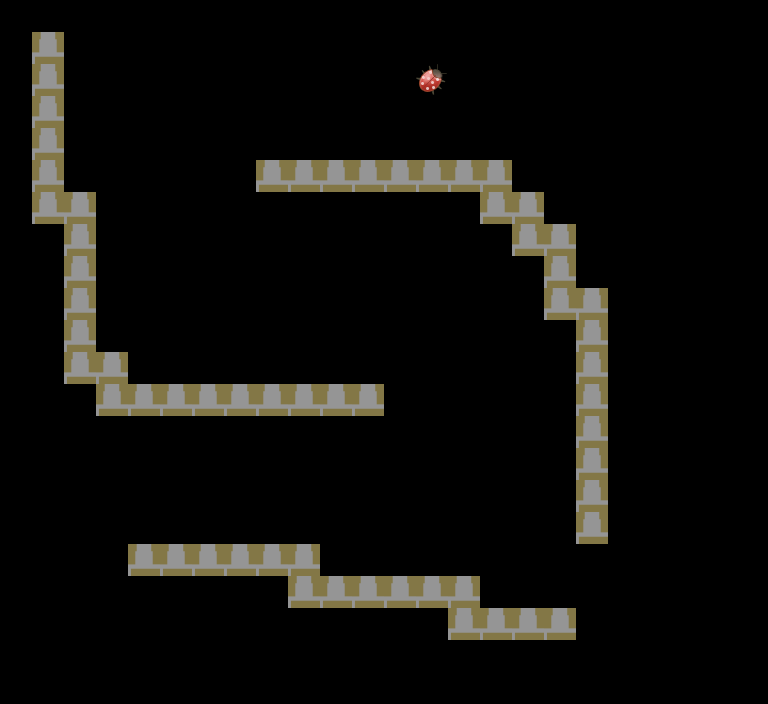

Rendered tile map (Tiled .tmx) drawn with the repository's tilesets; below, a short description and the map source with its tile grids summarised:
An orthogonal 24x22 tile map with 32x32 px tiles, 3 tile layers (wall, food, grass), 2 tilesets and 2 objects (player, enemy).

<map version="1.0" orientation="orthogonal" renderorder="right-down" width="24" height="22" tilewidth="32" tileheight="32" nextobjectid="26">
 <properties>
  <property name="bug" value="3" />
  <property name="flower" value="2" />
  <property name="kill" value="1" />
  <property name="score" value="111,622,1233" />
  <property name="speed" value="25" />
 </properties>
 <tileset firstgid="1" name="foods" tilewidth="32" tileheight="32" tilecount="16" columns="4">
  <image source="foods.png" width="128" height="128" />
  <tile id="0">
   <properties>
    <property name="cooldown" value="5" />
    <property name="max_num" value="5" />
   </properties>
  </tile>
  <tile id="1">
   <properties>
    <property name="cooldown" value="10" />
    <property name="max_num" value="5" />
   </properties>
  </tile>
  <tile id="2">
   <properties>
    <property name="cooldown" value="0" />
    <property name="max_num" value="1" />
   </properties>
  </tile>
  <tile id="3">
   <properties>
    <property name="cooldown" value="0" />
    <property name="max_num" value="1" />
   </properties>
  </tile>
  <tile id="4">
   <properties>
    <property name="cooldown" value="0" />
    <property name="max_num" value="0" />
   </properties>
  </tile>
  <tile id="5">
   <properties>
    <property name="cooldown" value="4" />
    <property name="max_num" value="5" />
   </properties>
  </tile>
  <tile id="6">
   <properties>
    <property name="cooldown" value="10" />
    <property name="max_num" value="1" />
   </properties>
  </tile>
  <tile id="7">
   <properties>
    <property name="cooldown" value="3" />
    <property name="max_num" value="1" />
   </properties>
  </tile>
 </tileset>
 <tileset firstgid="17" name="tiles" tilewidth="32" tileheight="32" tilecount="16" columns="4">
  <image source="tiles.png" width="128" height="128" />
 </tileset>
 <layer name="wall" width="24" height="22">
  <data>[528 cells, 60 non-empty, 1 distinct tile ids]</data>
 </layer>
 <layer name="food" width="24" height="22">
  <data>[528 cells, 1 non-empty, 1 distinct tile ids]</data>
 </layer>
 <layer name="grass" width="24" height="22" opacity="0.87">
  <data>[528 cells, 0 non-empty, 0 distinct tile ids]</data>
 </layer>
 <objectgroup name="snake_objs">
  <object id="1" name="player" type="player" x="80" y="80">
   <properties>
    <property name="direction" value="1" />
    <property name="speed" value="40" />
   </properties>
  </object>
  <object id="22" name="smartsnake" type="enemy" x="432" y="400">
   <properties>
    <property name="direction" value="0" />
    <property name="speed" value="20" />
   </properties>
  </object>
 </objectgroup>
</map>
